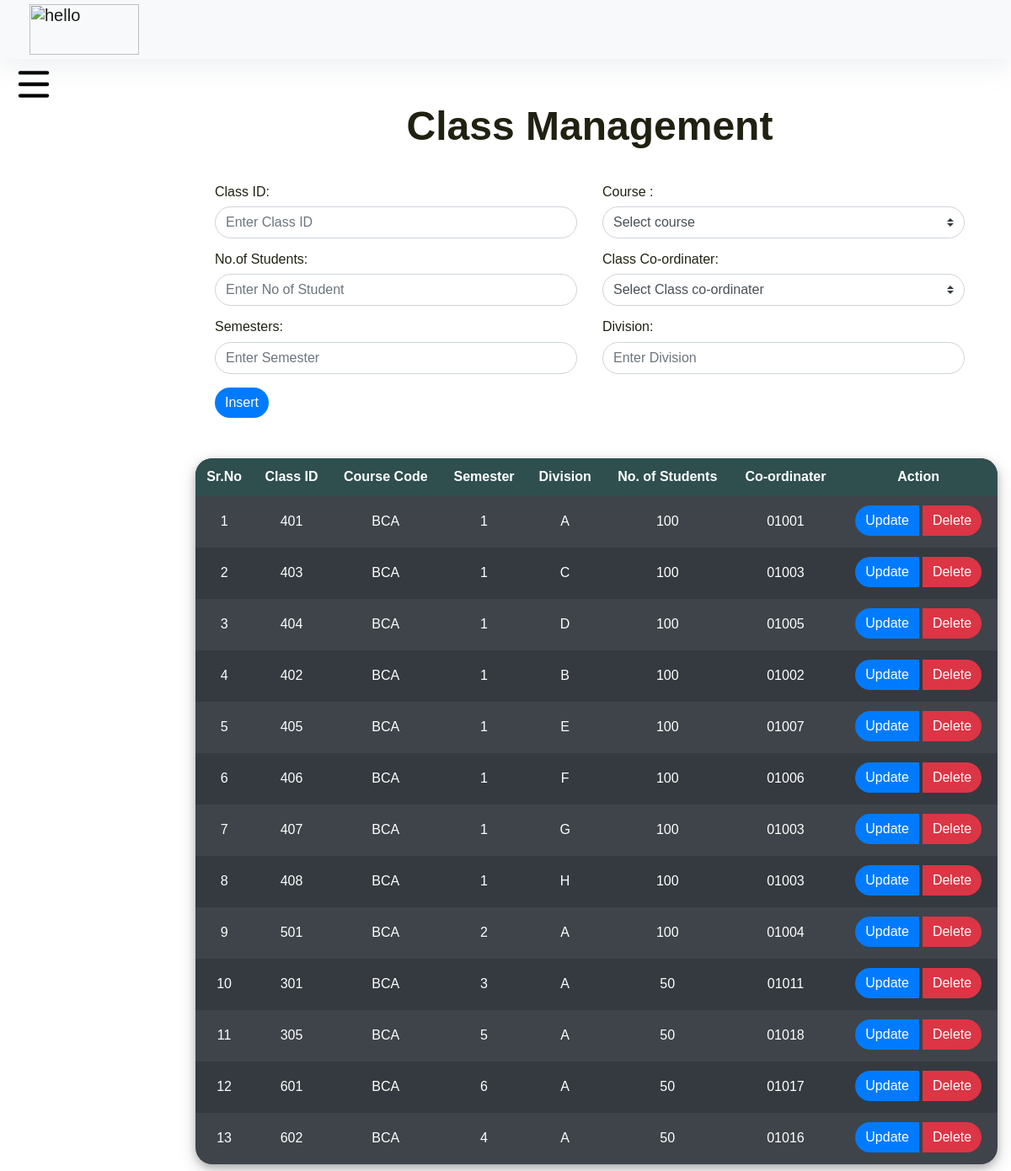
The page /dept_admin/class.php (signed in) on the database its author committed.
### tables this page shows
CREATE TABLE IF NOT EXISTS `class` (
  `id` int NOT NULL AUTO_INCREMENT,
  `class_id` varchar(10) NOT NULL,
  `dept_id` varchar(10) NOT NULL,
  `course_code` varchar(10) NOT NULL,
  `sem` varchar(10) NOT NULL,
  `division` varchar(10) NOT NULL,
  `no_of_student` varchar(10) NOT NULL,
  `teacher_code` varchar(10) DEFAULT NULL,
  PRIMARY KEY (`id`),
  UNIQUE KEY `class_id` (`class_id`)
);

### dept_admin/class.php (the view, shortened to what this page needs)
<?php include('../common/header.php') ?>
<?php
require_once "../connection/connection.php";
if (!isset($_SESSION["Logininfo"])) {
	echo '<script type="text/javascript">window.location.href = "index.php";</script>';
} else {
	$userid = $_SESSION['Logininfo']['user_id'];
	$password = $_SESSION['Logininfo']['password'];
	$query = "SELECT *
		FROM department AS d
		INNER JOIN admin_info AS a
		ON a.dept_id = d.dept_id
		WHERE a.user_id = '$userid'
		AND a.password = '$password'";
	$result = mysqli_query($con, $query);
	$row = mysqli_fetch_array($result);
	$admin_dept_id = substr($row["dept_id"], 0, 2);
}
?>
<!doctype html>
<html lang="en">
<head>
	<link rel="stylesheet" type="text/css" href="../bootstrap/css/bootstrap.min.css">
	<link rel="stylesheet" type="text/css" href="../css/footer.css">
	<link rel="stylesheet" type="text/css" href="../css/header.css">
	<link rel="stylesheet" type="text/css" href="../css/style.css">
	<link rel="stylesheet" href="https://stackpath.bootstrapcdn.com/font-awesome/4.7.0/css/font-awesome.min.css">
</head>
<body>
	<main role="main" class="col-xl-10 col-lg-12 col-md-12 ml-sm-auto px-md-4 mb-2 w-100">
		<div class="sub-main">
			<div class="p-0 rounded text-center">
				<h1>Class Management</h1>
			</div>
			<div class="container">
				<div class="modal-body">
					<?php
					if (isset($_GET['class_id'])):
						$class_id = $_GET['class_id'];
						$row = get_course_data($con, $class_id);
						?>
						<form action="class.php" method="post">
							<div class="row mt-3">
								<div class="col-md-6">
									<div class="form-group">
										<input type="hidden" name="action" value="update">
										<label for="exampleInputEmail1">Class ID: </label>
										<input value="<?php echo !empty($row['class_id']) ? $row['class_id'] : ''; ?>"
											type="text" name="class_id" class="form-control" required readonly>
									</div>
								</div>
								<div class="col-md-6">
									<div class="form-group">
										<label for="exampleInputPassword1">Course:</label>
										<select class="browser-default custom-select" name="course" required="">
											<?php echo !empty($row['course_code']) ? '<option value="'.$row['course_code'].' " selected>' . $row['course_code'] . '</option>' : ''; ?>
											<?php
											$query = "SELECT * FROM courses WHERE dept_id = '$admin_dept_id'";
											$run = mysqli_query($con, $query);
											while ($row_stream = mysqli_fetch_array($run)) {
												echo "<option value='".$row_stream['course_code']."'>" . $row_stream['course_name'] . " (" . $row_stream['course_code'] . ")</option>";
											}
											?>
										</select>
									</div>
								</div>
							</div>
							<div class="row">
								<div class="col-md-6">
									<div class="form-group">
										<label for="exampleInputEmail1">No. of Students:</label>
										<input
										value="<?php echo !empty($row['no_of_student']) ? $row['no_of_student'] : ''; ?>"
										type="text" name="no_of_student" class="form-control" required
										placeholder="Enter No of Student">
									</div>
								</div>
								<div class="col-md-6">
									<div class="form-group">
										<label for="exampleInputEmail1">Class Co-ordinater:</label>
										<select class="browser-default custom-select" name="co-ordinater" required="">
											<?php echo !empty($row['teacher_code']) ? '<option value="' . $row['teacher_code'] . ' " selected hidden>' . $row['teacher_code'] . '</option>' : ''; ?>
											<?php
											$query = "SELECT t.*
											FROM teacher_info AS t
											LEFT JOIN class AS c ON t.teacher_code = c.teacher_code
											WHERE c.teacher_code IS NULL AND t.dept_id = '$admin_dept_id';";
											$run = mysqli_query($con, $query);
											if(mysqli_num_rows($run) > 0)
											{
												while ($row_stream = mysqli_fetch_array($run)) {
													echo "<option value='".$row_stream['teacher_code']."'>" . $row_stream['first_name'] . " " . $row_stream['last_name'] . " (" . $row_stream['teacher_code'] . ")</option>";
												}
											}
											else
											{
												echo "<option value='NULL'>There is NO available teachers</option>";
											}
											?>
										</select>
									</div>
								</div>
							</div>
							<div class="row">
								<div class="col-md-6">
									<div class="form-group">
										<label for="exampleInputEmail1">Semester:</label>
										<input
										value="<?php echo !empty($row['sem']) ? $row['sem'] : ''; ?>"
										type="text" name="sem" class="form-control" required
										placeholder="Enter Semester">
									</div>
								</div>
								<div class="col-md-6">
									<div class="form-group">
										<label for="exampleInputEmail1">Division:</label>
										<input
										value="<?php echo !empty($row['division']) ? $row['division'] : ''; ?>"
										type="text" name="division" class="form-control" required
										placeholder="Enter division">
										</select>
									</div>
								</div>
							</div>
							<div class="row w-100">
								<div class="col-md-12">
									<input type="submit" name="sub" value="Update" class="btn btn-primary ml-auto">
								</div>
							</div>
						</form>
					<?php else: ?>
						<form action="class.php" method="post">
							<div class="row mt-3">
								<div class="col-md-6">
									<div class="form-group">
										<label for="exampleInputEmail1">Class ID: </label>
										<input value="" type="text" name="class_id" class="form-control" required
											placeholder="Enter Class ID">
									</div>
								</div>
								<div class="col-md-6">
									<div class="form-group">
										<label for="exampleInputPassword1">Course :</label>
										<select class="browser-default custom-select" name="course" required="">
											<option disabled selected hidden>Select course</option>
										</select>
									</div>
								</div>
							</div>
							<div class="row">
								<div class="col-md-6">
									<div class="form-group">
										<label for="exampleInputEmail1">No.of Students:</label>
										<input value="" type="text" name="no_of_student" class="form-control" required
										placeholder="Enter No of Student">
									</div>
								</div>
								<div class="col-md-6">
									<div class="form-group">
										<label for="exampleInputEmail1">Class Co-ordinater:</label>
										<select class="browser-default custom-select" name="co-ordinater" required="">
											<option disabled selected hidden>Select Class co-ordinater</option>
										</select>
									</div>
								</div>
							</div>
							<div class="row">
								<div class="col-md-6">
									<div class="form-group">
										<label for="exampleInputEmail1">Semesters:</label>
										<input value="" type="text" name="sem" class="form-control" required
										placeholder="Enter Semester">
									</div>
								</div>
								<div class="col-md-6">
									<div class="form-group">
										<label for="exampleInputEmail1">Division:</label>
										<input value="" type="text" name="division" class="form-control" required
											placeholder="Enter Division">
									</div>
								</div>
							</div>
							<div class="row w-100">
								<div class="col-md-12">
									<input type="submit" name="sub" value="Insert" class=" btn btn-primary ml-auto">
								</div>
							</div>
						</form>
					<?php endif; ?>
				</div>
			</div>
		</div>
		<div class="row">
			<div class="col-md-12 ml-2 table-responsive-md">
				<section class="mt-3">
					<table style="margin-left: 0 ; margin-right:0;"
						class="w-100  table-dark container table-striped table-hover table-elements table-one-tr "
						cellpadding="10">
						<thead class="thead-dark">
							<tr class="table-tr-head table-three text-white">
								<th style="border-radius: 20px 0 0 0;">Sr.No</th>
								<th>Class ID</th>
								<th>Course Code</th>
								<th>Semester</th>
								<th>Division</th>
								<th>No. of Students</th>
								<th>Co-ordinater</th>
								<th colspan="2" style="border-radius: 0 20px 0 0;">Action</th>
							</tr>
						</thead>
						<?php
						$rows_per_page = 15;
						if (isset($_GET['page'])) {
							$page = intval($_GET['page']);
						} else {
							$page = 1;
						}
						$sr = ($page - 1) * $rows_per_page + 1;
						$query = "SELECT * FROM class WHERE dept_id=$admin_dept_id LIMIT " . ($page - 1) * $rows_per_page . ",$rows_per_page";
						$run = mysqli_query($con, $query);
						while ($row = mysqli_fetch_array($run)) {
							echo "<tr>";
							echo "<td>" . $sr++ . "</td>";
							echo "<td>" . $row['class_id'] . "</td>";
							echo "<td>" . $row['course_code'] . "</td>";
							echo "<td>" . $row['sem'] . "</td>";
							echo "<td>" . $row['division'] . "</td>";
							echo "<td>" . $row['no_of_student'] . "</td>";
							echo "<td>" . $row['teacher_code'] . "</td>"; ?>
							<td width='170' class="button">
								<a class="btn btn-primary mr-1"
									href="class.php?class_id=<?= $row['class_id'] ?>">Update</a>
								<a class="btn btn-danger" href="class.php?del_class_id=<?= $row['class_id'] ?>"
									onclick="return confirm('Are you sure you want to delete this class?')">Delete</a>
							</td>
							<?php echo "</tr>";
						}
						?>
					</table>
				</section>
			</div>
		</div>
	</main>
</body>
</html>

### Css/header.css (style rules this page uses)
body { font-family: "Poppins", sans-serif; font-size: 16px; line-height: 24px; font-weight: 400; color: #212112; background-position: center; background-repeat: repeat; background-size: 7%; background-color: #fff; overflow-x: hidden; transition: all 200ms linear; }
body, header { margin: 0; padding: 0; border: 0; margin-top: 60px; font-size: 100%; font: inherit; vertical-align: baseline; }
*, *:before, *:after { -moz-box-sizing: border-box; -webkit-box-sizing: border-box; box-sizing: border-box; }
@media screen and (max-width: 1680px) { body, input, select, textarea { font-size: 13pt; } }
@media screen and (max-width: 1280px) { body, input, select, textarea { font-size: 12pt; } }
h1 { font-size: 48px; line-height: 1.2; font-weight: 700; color: #212112; text-align: center; }

### Css/style.css (style rules this page uses)
main.col-xl-10.col-lg-12.col-md-12.ml-sm-auto.px-md-4.mb-2.w-100 { padding-top: 1; }

### dept_admin/class.php (style rules this page uses)
table { border-radius: 30px; text-align: center; }
a.btn.btn-primary { border-radius: 20px 0 0 20px; }
a.btn.btn-danger { border-radius: 0 20px 20px 0; }
.btn { border: 0; }
.btn-primary { border: 0; }
td { height: 50px; text-align: center; }
thead tr th { height: 45px; background-color: darkslategrey; color: white; text-align: center; }
table { border-radius: 20px; box-shadow: 0 4px 8px 0 rgba(0, 0, 0, 0.2), 0 6px 20px 0 rgba(0, 0, 0, 0.19); }
select.browser-default.custom-select { border-radius: 20px; }
input.form-control { border-radius: 20px; }
input.btn.btn-primary { border-radius: 20px; }
td.button { margin-top: 11px; display: inline-table; }

### rows shown on the page
class: class "401", course_code "BCA", sem "1", division "A", no_of_student "100", teacher_code "01001"
class: class "403", course_code "BCA", sem "1", division "C", no_of_student "100", teacher_code "01003"
class: class "404", course_code "BCA", sem "1", division "D", no_of_student "100", teacher_code "01005"
class: class "402", course_code "BCA", sem "1", division "B", no_of_student "100", teacher_code "01002"
class: class "405", course_code "BCA", sem "1", division "E", no_of_student "100", teacher_code "01007"
class: class "406", course_code "BCA", sem "1", division "F", no_of_student "100", teacher_code "01006"
class: class "407", course_code "BCA", sem "1", division "G", no_of_student "100", teacher_code "01003"
class: class "408", course_code "BCA", sem "1", division "H", no_of_student "100", teacher_code "01003"
class: class "501", course_code "BCA", sem "2", division "A", no_of_student "100", teacher_code "01004"
class: class "301", course_code "BCA", sem "3", division "A", no_of_student "50", teacher_code "01011"
class: class "305", course_code "BCA", sem "5", division "A", no_of_student "50", teacher_code "01018"
class: class "601", course_code "BCA", sem "6", division "A", no_of_student "50", teacher_code "01017"
class: class "602", course_code "BCA", sem "4", division "A", no_of_student "50", teacher_code "01016"
